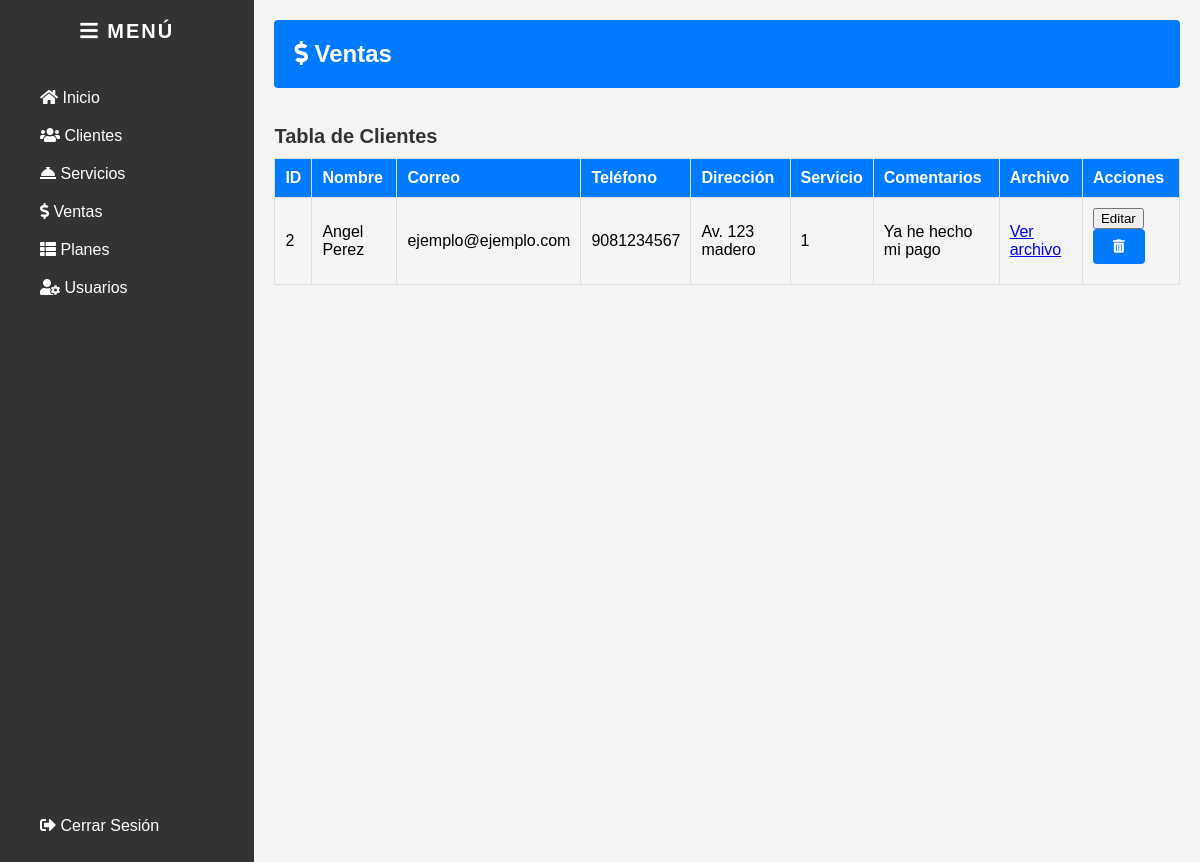
Screenshot of /interfaces/ventas.php with the database file from the repository.
### tables this page shows
CREATE TABLE `Clientes` (
  `id` int NOT NULL AUTO_INCREMENT,
  `nombre` varchar(255) NOT NULL,
  `correo` varchar(255) NOT NULL,
  `telefono` varchar(50) NOT NULL,
  `direccion` varchar(255) NOT NULL,
  `servicio_id` int NOT NULL,
  `comentarios` text,
  `archivo` varchar(255) DEFAULT NULL,
  PRIMARY KEY (`id`),
  KEY `servicio_id` (`servicio_id`),
  CONSTRAINT `Clientes_ibfk_1` FOREIGN KEY (`servicio_id`) REFERENCES `Servicios` (`id`)
);

### interfaces/ventas.php (the view, shortened to what this page needs)
<?php
include '../controllers/conn.php';
$sql = "SELECT * FROM Clientes";
$result = $con->query($sql);
?>
<!DOCTYPE html>
<html lang="es">
<head>
  <link rel="stylesheet" href="css/dashboard.css">
  <link rel="stylesheet" href="https://cdnjs.cloudflare.com/ajax/libs/font-awesome/5.15.1/css/all.min.css">
</head>
<body>
  <div class="dashboard">
    <div class="sidebar">
      <h3><i class="fas fa-bars"></i> Menú</h3>
      <ul>
        <li><a href="dashboard.php"><i class="fas fa-home"></i> Inicio</a></li>
        <li><a href="Clientes.php"><i class="fas fa-users"></i> Clientes</a></li>
        <li><a href="Servicios.php"><i class="fas fa-concierge-bell"></i> Servicios</a></li>
        <li><a href="ventas.php"><i class="fas fa-dollar-sign"></i> Ventas</a></li>
        <li><a href="Plan.php"><i class="fas fa-th-list"></i> Planes</a></li>
        <li><a href="users.php"><i class="fas fa-user-cog"></i> Usuarios</a></li>
        <li><a class="CerrarSesion" href="../controllers/logout.php"><i class="fas fa-sign-out-alt"></i> Cerrar Sesión</a></li>
      </ul>
    </div>
    <div class="main-content">
      <header>
        <h1><i class="fas fa-dollar-sign"></i> Ventas</h1>
      </header>
      <div class="content">
        <h2>Tabla de Clientes</h2>
        <table>
          <thead>
            <tr>
              <th>ID</th>
              <th>Nombre</th>
              <th>Correo</th>
              <th>Teléfono</th>
              <th>Dirección</th>
              <th>Servicio</th>
              <th>Comentarios</th>
              <th>Archivo</th>
              <th>Acciones</th>
            </tr>
          </thead>
          <tbody>
            <?php if ($result->num_rows > 0): ?>
              <?php while ($row = $result->fetch_assoc()): ?>
                <tr>
                  <td><?php echo $row['id']; ?></td>
                  <td><?php echo $row['nombre']; ?></td>
                  <td><?php echo $row['correo']; ?></td>
                  <td><?php echo $row['telefono']; ?></td>
                  <td><?php echo $row['direccion']; ?></td>
                  <td><?php echo $row['servicio_id']; ?></td>
                  <td><?php echo $row['comentarios']; ?></td>
                  <td><a href="/controllers/uploads/<?php echo basename($row['archivo']); ?>" target="_blank">Ver
                      archivo</a></td>
                  <td>
                    <button
                      onclick="editForm(<?php echo $row['id']; ?>, '<?php echo $row['nombre']; ?>', '<?php echo $row['correo']; ?>', '<?php echo $row['telefono']; ?>', '<?php echo $row['direccion']; ?>', '<?php echo $row['servicio_id']; ?>', '<?php echo $row['comentarios']; ?>', '<?php echo $row['archivo']; ?>')">Editar</button>
                    <form method="POST" style="display:inline;">
                      <button type="submit" onclick="return confirm('¿Estás seguro de que deseas eliminar este cliente?');">
                        <i class="fas fa-trash-alt"></i>
                      </button>
                    </form>
                  </td>
                </tr>
              <?php endwhile; ?>
            <?php else: ?>
              <tr>
                <td colspan="9">No hay registros</td>
              </tr>
            <?php endif; ?>
          </tbody>
        </table>
      </div>
    </div>
  </div>
</body>
</html>

### interfaces/css/dashboard.css (style rules this page uses)
body { margin: 0; font-family: "Arial", sans-serif; background-color: #f4f4f4; }
.dashboard { display: flex; min-height: 100vh; }
.sidebar { width: 250px; background-color: #333; color: #fff; padding: 20px; display: flex; flex-direction: column; align-items: center; }
.sidebar h3 { padding: 0; margin: 0 0 20px 0; text-transform: uppercase; letter-spacing: 2px; font-size: 20px; }
.sidebar ul { list-style: none; padding: 0; width: 100%; }
.sidebar ul li { width: 100%; }
.sidebar ul li a { color: white; text-decoration: none; display: block; padding: 10px 20px; border-radius: 4px; transition: background-color 0.3s ease; }
.main-content { flex-grow: 1; background-color: #f4f4f4; padding: 20px; }
.main-content header { background: #007BFF; color: #ffffff; padding: 20px; margin-bottom: 20px; border-radius: 4px; display: flex; align-items: center; justify-content: space-between; }
.main-content header h1 { margin: 0; font-size: 24px; }
.content { display: flex; flex-direction: column; }
.content h2 { color: #333; font-size: 20px; margin-bottom: 10px; }
table { width: 100%; border-collapse: collapse; margin-bottom: 20px; }
table, th, td { border: 1px solid #ddd; }
th, td { padding: 10px; text-align: left; }
th { background-color: #007BFF; color: white; }
form { display: flex; flex-direction: column; margin-top: 20px; }
form input[type="text"], form input[type="number"], form button { padding: 10px; margin-bottom: 10px; border: 1px solid #ccc; border-radius: 4px; }
form button { background-color: #007BFF; color: white; border: none; cursor: pointer; padding: 10px 20px; text-transform: uppercase; font-weight: bold; transition: background-color 0.3s ease; }
.CerrarSesion { margin-top: 500px; }

### rows the page displays
clientes: id "2", nombre "Angel Perez", correo "ejemplo@ejemplo.com", telefono "9081234567", direccion "Av. 123 madero", servicio "1", comentarios "Ya he hecho mi pago"
